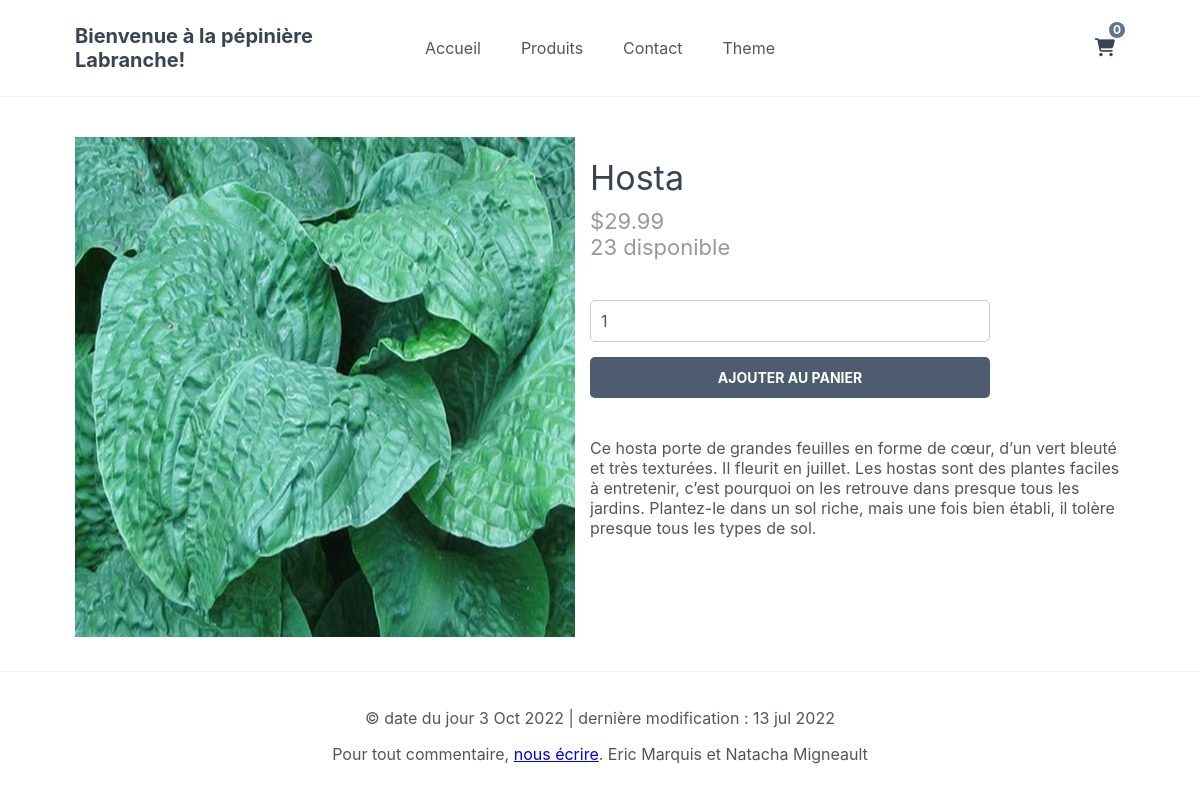
The app's page /index.php?page=vues/produit&id=1 with its own data.
### tables this page shows
CREATE TABLE IF NOT EXISTS `products` (
  `id` int NOT NULL AUTO_INCREMENT,
  `name` varchar(200) NOT NULL,
  `desc` text NOT NULL,
  `price` decimal(7,2) NOT NULL,
  `quantity` int NOT NULL,
  `img` text NOT NULL,
  `date_added` datetime NOT NULL DEFAULT CURRENT_TIMESTAMP,
  PRIMARY KEY (`id`)
);

### controleur/controleur.php (called while the page is built, shortened)
<?php
require('modeles/produitManager.php');
function afficherUnProduit($idProduit)
{
    $produitManager = new produitManager();
    $produit = $produitManager->getUnProduit($idProduit);
    require('vues/produit.php');
}
function afficherFooter()
{
    require('vues/footer.php');
}
function afficherHeader($title)
{
    require('vues/header.php');
}

### modeles/produitManager.php (called while the page is built, shortened)
<?php
class produitManager extends Manager
{
	function getUnProduit($idProduit)
	{
		$pdo = $this->connexionBD();
		$req = $pdo->prepare('SELECT * FROM products WHERE id = :product');
		$req->execute(array(
			"product" => $idProduit
		));
		return $req->fetch(PDO::FETCH_ASSOC);
	}
}

### vues/produit.php (the view, shortened to what this page needs)
<div class="product content-wrapper">
    <a id="linkImageDetailProduit" href="public/imgs/largImgs/<?=$produit['img']?>" title="<?=$produit['name']?>">
    <img src="public/imgs/<?=$produit['img']?>" width="500" height="500" alt="<?=$produit['name']?>" onclick="afficheLargeImage()" /></a>
    <div>
        <h1 class="name"><?=$produit['name']?></h1>
        <?php
            if($produit['quantity'] > 0)
            {
        ?>
            <span class="price">
                &dollar;<?=$produit['price']?><br />
                <?=$produit['quantity']?> disponible</span>
            <form action="index.php?page=vues/panier" method="post">
                    <input type="number" name="quantity" value="1" min="1" max="<?=$produit['quantity']?>" placeholder="Quantity" required>
                    <input type="submit" value="Ajouter au panier">
            </form>
            <div class="description">
                <?=$produit['desc']?>
            </div>
        <?php
            }
            else
            {
        ?>
            <div class="description">
            Ce produit n'est plus en inventaire
        </div>
        <?php }?>
    </div>
</div>

### public/css/style.css (style rules this page uses)
* { box-sizing: border-box; --font: -apple-system, BlinkMacSystemFont, "segoe ui", roboto, oxygen, ubuntu, cantarell, "fira sans", "droid sans", "helvetica neue", Arial, sans-serif; --font2:Rockwell, Courier Bold, Courier, Georgia, Times, Times New Roman, serif; font-size: 16px; font-family: var(--font); }
html { height: 100%; }
body { --grey: #555555; --white: #ffffff; --blue: #434f61; --border: #eeeeee; position: relative; min-height: 100%; color: var(--grey); background-color: var(--white); margin: 0; padding-bottom: 100px; }
h1, h2, h3, h4, h5 { color: #394352; }
.content-wrapper { width: 1050px; margin: 0 auto; }
main > .product { display: flex; padding: 40px 0; }
main > .product > div { padding-left: 15px; }
main > .product h1 { font-size: 34px; font-weight: normal; margin: 0; padding: 20px 0 10px 0; }
main > .product .price { display: block; font-size: 22px; color: #999999; }
main > .product form { display: flex; flex-flow: column; margin: 40px 0; }
main > .product form input[type="number"] { width: 400px; padding: 10px; margin-bottom: 15px; border: 1px solid #ccc; color: var(--grey); border-radius: 5px; }
main > .product form input[type="submit"] { background: #4e5c70; border: 0; color: var(--white); width: 400px; padding: 12px 0; text-transform: uppercase; font-size: 14px; font-weight: bold; border-radius: 5px; cursor: pointer; }

### records on screen
products: img (picture), name "Hosta", price "29.99", quantity "23", desc "Ce hosta porte de grandes feuilles en forme de cœur, d’un vert bleuté et très texturées. Il fleurit en juillet. Les hostas sont des plantes faciles à entretenir, c’est pourquoi on les retrouve dans presque tous les jardins. Plantez-le dans un sol riche, mais une fois bien établi, il tolère presque tous les types de sol."

### other values on screen
$num_items "0"
